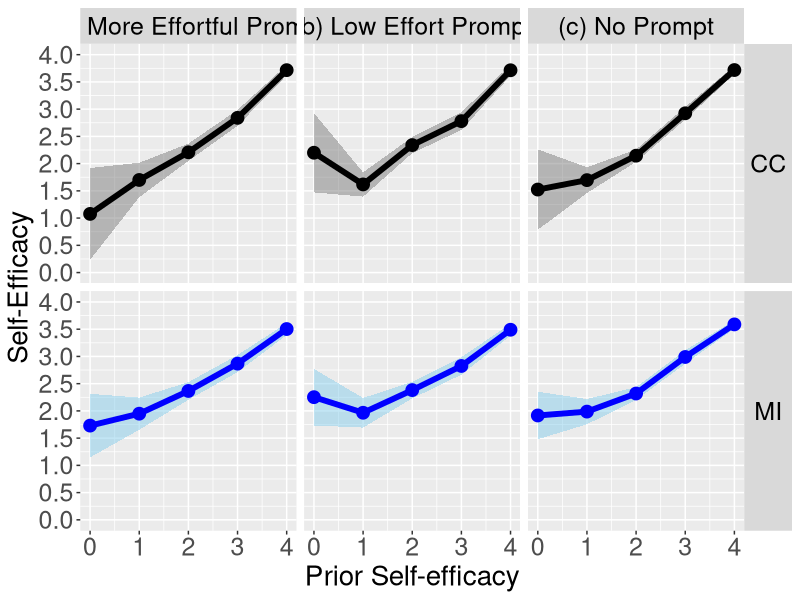

This figure's R source: (Note: this script raises an error after producing the figure.)
rm(list = ls())

library(ggplot2)

cc_est_no_prompt_by_dp <- read.csv(file = file.path("analysis-complete-case", "formatted-output", "cc_est_no_prompt_by_prior_self_efficacy.csv"))
cc_est_high_effort_prompt_by_dp <- read.csv(file = file.path("analysis-complete-case", "formatted-output", "cc_est_high_effort_prompt_by_prior_self_efficacy.csv"))
cc_est_low_effort_prompt_by_dp <- read.csv(file = file.path("analysis-complete-case", "formatted-output", "cc_est_low_effort_prompt_by_prior_self_efficacy.csv"))

dat_all_pool_stats_no_prompt_by_dp <- read.csv(file = file.path("analysis-multiple-imputation", "formatted-output", "dat_all_pool_stats_no_prompt_by_prior_self_efficacy.csv"))
dat_all_pool_stats_high_effort_prompt_by_dp <- read.csv(file = file.path("analysis-multiple-imputation", "formatted-output", "dat_all_pool_stats_high_effort_prompt_by_prior_self_efficacy.csv"))
dat_all_pool_stats_low_effort_prompt_by_dp <- read.csv(file = file.path("analysis-multiple-imputation", "formatted-output", "dat_all_pool_stats_low_effort_prompt_by_prior_self_efficacy.csv"))

dat_ppc_no_prompt_by_dp <- read.csv(file = file.path("analysis-multiple-imputation", "formatted-output", "dat_ppc_no_prompt_by_prior_self_efficacy.csv"))
dat_ppc_high_effort_prompt_by_dp <- read.csv(file = file.path("analysis-multiple-imputation", "formatted-output", "dat_ppc_high_effort_prompt_by_prior_self_efficacy.csv"))
dat_ppc_low_effort_prompt_by_dp <- read.csv(file = file.path("analysis-multiple-imputation", "formatted-output", "dat_ppc_low_effort_prompt_by_prior_self_efficacy.csv"))

cc_results <- data.frame(where_from = "CC", 
                         decision_point = c(0:4, 0:4, 0:4),
                         what = c(rep("(a) More Effortful Prompt", 5), 
                                  rep("(b) Low Effort Prompt", 5), 
                                  rep("(c) No Prompt", 5)), 
                         est = c(cc_est_high_effort_prompt_by_dp$est, cc_est_low_effort_prompt_by_dp$est, cc_est_no_prompt_by_dp$est), 
                         conf_int_lb = c(cc_est_high_effort_prompt_by_dp$conf_int_lb, cc_est_low_effort_prompt_by_dp$conf_int_lb, cc_est_no_prompt_by_dp$conf_int_lb), 
                         conf_int_ub = c(cc_est_high_effort_prompt_by_dp$conf_int_ub, cc_est_low_effort_prompt_by_dp$conf_int_ub, cc_est_no_prompt_by_dp$conf_int_ub))

mi_results <- data.frame(where_from = "MI", 
                         decision_point = c(0:4, 0:4, 0:4),
                         what = c(rep("(a) More Effortful Prompt", 5), 
                                  rep("(b) Low Effort Prompt", 5), 
                                  rep("(c) No Prompt", 5)), 
                         est = c(dat_all_pool_stats_high_effort_prompt_by_dp$Qbar, dat_all_pool_stats_low_effort_prompt_by_dp$Qbar, dat_all_pool_stats_no_prompt_by_dp$Qbar), 
                         conf_int_lb = c(dat_all_pool_stats_high_effort_prompt_by_dp$conf_int_lb, dat_all_pool_stats_low_effort_prompt_by_dp$conf_int_lb, dat_all_pool_stats_no_prompt_by_dp$conf_int_lb), 
                         conf_int_ub = c(dat_all_pool_stats_high_effort_prompt_by_dp$conf_int_ub, dat_all_pool_stats_low_effort_prompt_by_dp$conf_int_ub, dat_all_pool_stats_no_prompt_by_dp$conf_int_ub))

all_results <- rbind(cc_results, mi_results)

group_colors <- c(CC = "black", MI = "blue")
group_colors_fill <- c(CC = "grey50", MI = "skyblue")

ggplot(all_results, aes(x = decision_point, y = est, ymin = conf_int_lb, ymax = conf_int_ub, color = where_from, fill = where_from)) +
  scale_y_continuous(name = "Self-Efficacy", limits = c(0,4), breaks = seq(0,4,0.5)) +
  scale_x_continuous(name = "Prior Self-efficacy", limits = c(0,4), breaks = 0:4) + 
  theme(axis.text = element_text(size = 18), title = element_text(size = 20), legend.position = "none") +
  scale_color_manual(values=group_colors) +
  scale_fill_manual(values=group_colors_fill) +
  geom_ribbon(alpha = 0.5, color = NA) +
  geom_line(linewidth = 2) + geom_point(size = 4) +
  facet_grid(where_from ~ what) +
  theme(strip.text.x = element_text(size = 18, colour = "black", angle = 0)) +
  theme(strip.text.y = element_text(size = 18, colour = "black", angle = 0))

ggsave(filename = file.path("plot-cc-and-mi-together", "means_by_prior_self_efficacy_CI90.png"), width = 20, height = 12, units = "in", dpi = 1000)

ggplot(all_results, aes(x = decision_point, y = est, ymin = conf_int_lb, ymax = conf_int_ub, color = where_from, fill = where_from)) +
  scale_y_continuous(name = "Self-Efficacy", limits = c(0,6), breaks = seq(0,4,0.5)) +
  scale_x_continuous(name = "Prior Self-efficacy", limits = c(0,4), breaks = 0:4) + 
  coord_cartesian(ylim = c(0,4), xlim = c(0,4)) +
  theme(axis.text = element_text(size = 18), title = element_text(size = 20), legend.position = "none") +
  scale_color_manual(values=group_colors) +
  scale_fill_manual(values=group_colors_fill) +
  geom_smooth(linewidth = 2, se = TRUE, span = 1.2, level = 0.90) +
  facet_grid(~ what) +
  theme(strip.text.x = element_text(size = 18, colour = "black", angle = 0)) +
  theme(strip.text.y = element_text(size = 18, colour = "black", angle = 0))

ggsave(filename = file.path("plot-cc-and-mi-together", "means_by_prior_self_efficacy_CI90_loess.png"), width = 20, height = 6, units = "in", dpi = 1000)

ppc_results <- data.frame(where_from = "MI", 
                          decision_point = c(0:4, 0:4, 0:4),
                          what = c(rep("(a) More Effortful Prompt", 5), 
                                   rep("(b) Low Effort Prompt", 5), 
                                   rep("(c) No Prompt", 5)), 
                          ppc_est = c(dat_ppc_high_effort_prompt_by_dp$ppc_est, dat_ppc_low_effort_prompt_by_dp$ppc_est, dat_ppc_no_prompt_by_dp$ppc_est),
                          fmi = c(dat_all_pool_stats_high_effort_prompt_by_dp$gamma, dat_all_pool_stats_low_effort_prompt_by_dp$gamma, dat_all_pool_stats_no_prompt_by_dp$gamma))

ggplot(ppc_results, aes(x = decision_point, y = ppc_est)) +
  scale_y_continuous(name = "Posterior Predictive P-Value", limits = c(0,1), breaks = seq(0,1,0.2)) +
  scale_x_continuous(name = "Prior Self-Efficacy", limits = c(0,4), breaks = seq(0,4,1)) + 
  theme(axis.text = element_text(size = 18), title = element_text(size = 20), legend.position = "none") +
  geom_line(linewidth = 2) + geom_point(size = 4) +
  facet_grid(~ what) +
  theme(strip.text.x = element_text(size = 18, colour = "black", angle = 0)) +
  theme(strip.text.y = element_text(size = 18, colour = "black", angle = 0)) +
  geom_hline(yintercept = 0.95, linetype = "dashed", linewidth = 2, colour = "red") +
  geom_hline(yintercept = 0.05, linetype = "dashed", linewidth = 2, colour = "red")

ggsave(filename = file.path("plot-cc-and-mi-together", "ppc_means_by_prior_self_efficacy.png"), width = 20, height = 6, units = "in", dpi = 1000)

ggplot(ppc_results, aes(x = decision_point, y = fmi)) +
  scale_y_continuous(name = "Fraction of Missing Information", limits = c(0,1), breaks = seq(0,1,0.2)) +
  scale_x_continuous(name = "Prior Self-Efficacy", limits = c(0,4), breaks = seq(0,4,1)) + 
  theme(axis.text = element_text(size = 18), title = element_text(size = 20), legend.position = "none") +
  geom_line(linewidth = 2) + geom_point(size = 4) +
  facet_grid(~ what) +
  theme(strip.text.x = element_text(size = 18, colour = "black", angle = 0)) +
  theme(strip.text.y = element_text(size = 18, colour = "black", angle = 0)) +
  geom_hline(yintercept = 0.95, linetype = "dashed", linewidth = 2, colour = "red")

ggsave(filename = file.path("plot-cc-and-mi-together", "fmi_means_by_prior_self_efficacy.png"), width = 20, height = 6, units = "in", dpi = 1000)

if(file.exists("plot-cc-and-mi-together/Thumbs.db")){
  file.remove("plot-cc-and-mi-together/Thumbs.db")
}

